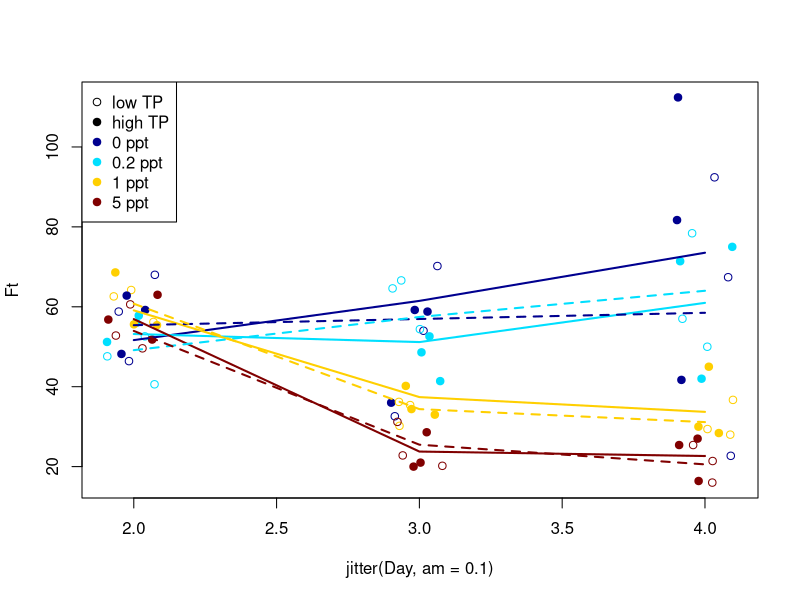

Write the R code that produced this figure.
require(mgcv)
#GAM function
#takes (x, y, color, linetype)
fgam<-function(x, y, Col, Lty){
  #Generalized Additive Model
  mod<-gam(y~s(x, k=2)) #s() defines smooths in GAM
  ndat<-data.frame(x=unique(x))
  pred<-predict(mod, se.fit=T, newdata=ndat)
  ndat$fit<-pred$fit
  dat$lo<-pred$fit-pred$se.fit
  dat$hi<-pred$fit+pred$se.fit
  lines(fit~x, data=ndat, col=Col, lty=Lty, lwd=2)
}

dat<-read.delim2(file="salinvade.txt")

dat$TP<-factor(dat$TP)
head(dat)

#Creating base jitter plot
rb<-fields::tim.colors(4) #color table
plot(Ft~jitter(Day, am=0.1), data=dat, pch=c(19, 1)[dat$TP], col=rb[factor(dat$Salinity)])

legend("topleft", leg=c(c("low TP", "high TP"), paste(levels(factor(dat$Salinity)), "ppt")), pch=c(1, 19, 19, 19, 19, 19), col=c(1, 1, rb))


#Creation evolution curve 
for(j in 1:2){
  if(j==1) dat1<-dat[dat$TP=="high", ] else dat1<-dat[dat$TP=="low",]
ix<-split(1:nrow(dat1), dat1$Salinity) #divide df according to salinity
for(i in 1:4) fgam(dat1$Day[ix[[i]]], dat1$Ft[ix[[i]]], rb[i], j)
}
